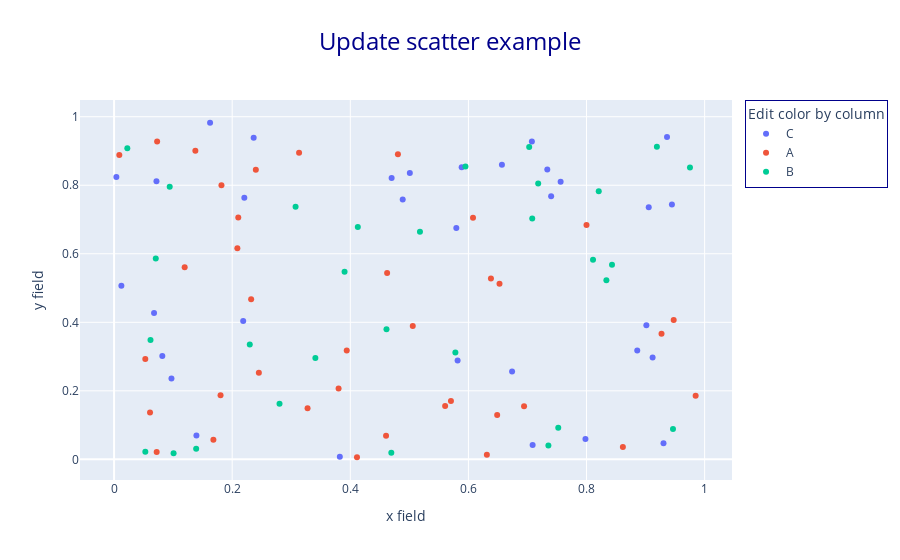

Source (notebook cell):
### Code cell
fig.update_layout(
    legend = dict(
        title="Edit color by column",  # 범례 제목 설정
        # Set the legend title

        x=1.02,  # 범례의 x 좌표 위치 (그래프 오른쪽 바깥으로 약간 이동)
        # X position of the legend (slightly outside to the right of the graph)

        y=1,  # 범례의 y 좌표 위치 (위쪽 정렬)
        # Y position of the legend (top alignment)

        xanchor="left",  # x 좌표 기준점을 왼쪽으로 설정
        # Set the anchor point for x to the left

        yanchor="top",  # y 좌표 기준점을 위쪽으로 설정
        # Set the anchor point for y to the top

        bordercolor="darkblue",  # 범례 테두리 색상 설정
        # Set border color of the legend

        borderwidth=1  # 범례 테두리 두께 설정
        # Set border width of the legend
    )
)
fig.show()

### Figure 1 — Plotly figure (JSON) as saved in the notebook; plotly's stock layout.template omitted (floating-point values rounded to 4 significant figures)
{"data": [{"hovertemplate": "Color by column=C<br>x field=%{x}<br>y field=%{y}<extra></extra>", "legendgroup": "C", "marker": {"color": "#636efa", "symbol": "circle"}, "mode": "markers", "name": "C", "orientation": "v", "showlegend": true, "type": "scatter", "x": [0.3823, 0.5886, 0.8859, 0.5795, 0.6739, 0.9013, 0.003839, 0.9363, 0.9119, 0.1394, 0.01236, 0.47, 0.06767, 0.08167, 0.5008, 0.9303, 0.2205, 0.1626, 0.2363, 0.9446, 0.4887, 0.7561, 0.09715, 0.7982, 0.6567, 0.7075, 0.7401, 0.2186, 0.07176, 0.7335, 0.7087, 0.5817, 0.9053], "xaxis": "x", "y": [0.007869, 0.8525, 0.3175, 0.6749, 0.2565, 0.3917, 0.8238, 0.941, 0.2974, 0.06965, 0.5067, 0.8209, 0.427, 0.3015, 0.8361, 0.04696, 0.7637, 0.9824, 0.939, 0.744, 0.7583, 0.8105, 0.2361, 0.05927, 0.8602, 0.9276, 0.7677, 0.4035, 0.8114, 0.846, 0.04169, 0.2883, 0.7359], "yaxis": "y"}, {"hovertemplate": "Color by column=A<br>x field=%{x}<br>y field=%{y}<extra></extra>", "legendgroup": "A", "marker": {"color": "#EF553B", "symbol": "circle"}, "mode": "markers", "name": "A", "orientation": "v", "showlegend": true, "type": "scatter", "x": [0.06086, 0.1818, 0.1803, 0.1195, 0.07286, 0.2087, 0.5606, 0.2321, 0.1376, 0.9848, 0.7999, 0.008871, 0.4113, 0.6312, 0.4605, 0.07211, 0.1682, 0.6487, 0.927, 0.9476, 0.2451, 0.6078, 0.6381, 0.5704, 0.3133, 0.3939, 0.4623, 0.6526, 0.5057, 0.3801, 0.8615, 0.4806, 0.24, 0.05285, 0.2103, 0.3276, 0.6942], "xaxis": "x", "y": [0.1371, 0.7998, 0.1868, 0.5604, 0.9277, 0.6159, 0.1559, 0.4672, 0.9008, 0.1855, 0.6843, 0.8886, 0.006136, 0.01327, 0.06894, 0.02181, 0.05746, 0.1291, 0.3665, 0.4065, 0.2528, 0.7052, 0.528, 0.1703, 0.8949, 0.3179, 0.5436, 0.5128, 0.3892, 0.2068, 0.03622, 0.8905, 0.8452, 0.2932, 0.7056, 0.1488, 0.1549], "yaxis": "y"}, {"hovertemplate": "Color by column=B<br>x field=%{x}<br>y field=%{y}<extra></extra>", "legendgroup": "B", "marker": {"color": "#00cc96", "symbol": "circle"}, "mode": "markers", "name": "B", "orientation": "v", "showlegend": true, "type": "scatter", "x": [0.7029, 0.595, 0.02241, 0.3408, 0.9751, 0.8431, 0.5779, 0.3903, 0.8336, 0.7521, 0.139, 0.07059, 0.811, 0.5179, 0.9464, 0.8207, 0.4694, 0.09419, 0.708, 0.05291, 0.4613, 0.1008, 0.7181, 0.4127, 0.2801, 0.7354, 0.3073, 0.06166, 0.9191, 0.2298], "xaxis": "x", "y": [0.9115, 0.8546, 0.9082, 0.2958, 0.8521, 0.5683, 0.3117, 0.5472, 0.5231, 0.09188, 0.03082, 0.5865, 0.5824, 0.6645, 0.08877, 0.7822, 0.01933, 0.7955, 0.7028, 0.02219, 0.3799, 0.01815, 0.8052, 0.6778, 0.1624, 0.04023, 0.7371, 0.3483, 0.9126, 0.3354], "yaxis": "y"}], "layout": {"legend": {"bordercolor": "darkblue", "borderwidth": 1, "title": {"text": "Edit color by column"}, "tracegroupgap": 0, "x": 1.02, "xanchor": "left", "y": 1, "yanchor": "top"}, "title": {"font": {"color": "darkblue", "size": 24}, "text": "Update scatter example", "x": 0.5}, "xaxis": {"anchor": "y", "domain": [0, 1], "title": {"text": "x field"}}, "yaxis": {"anchor": "x", "domain": [0, 1], "title": {"text": "y field"}}}}
